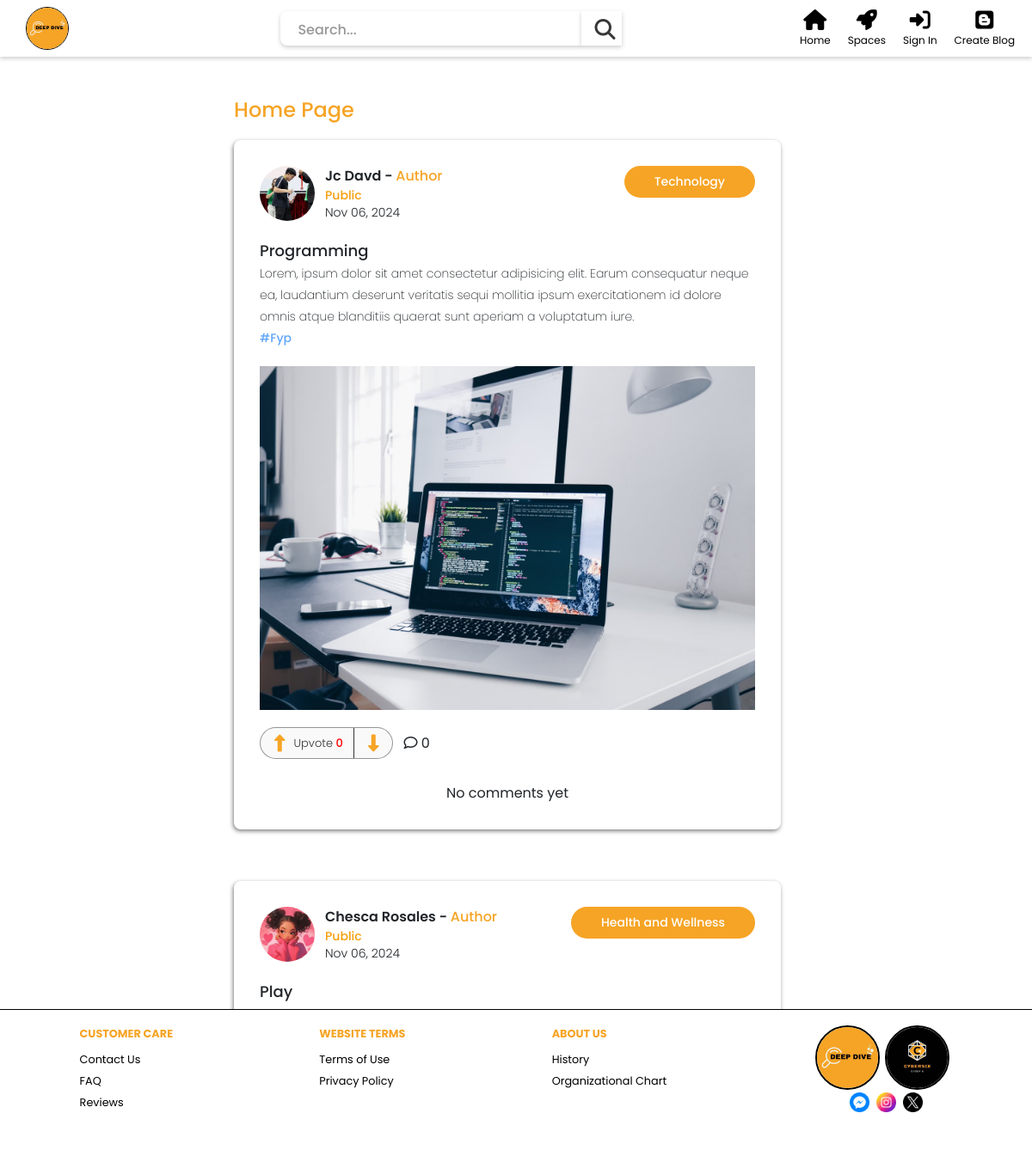
Page /components/homepage.php on the committed database.
### tables this page shows
CREATE TABLE `tbl_spaces_post` (
  `posted_id` int(11) NOT NULL,
  `post_title` varchar(255) NOT NULL,
  `posted_date` date NOT NULL,
  `posted_caption` varchar(255) NOT NULL,
  `posted_likes` int(11) DEFAULT 0,
  `posted_share` int(11) DEFAULT 0,
  `posted_img` varchar(255) NOT NULL,
  `posted_privacy` int(11) DEFAULT 1,
  `post_status` int(11) NOT NULL,
  `post_tags` varchar(255) DEFAULT NULL,
  `space_id` int(11) NOT NULL,
  `acc_id` int(11) NOT NULL
);

CREATE TABLE `tbl_account_details` (
  `acc_id` int(11) NOT NULL,
  `full_name` varchar(255) NOT NULL,
  `birthdate` date NOT NULL,
  `gender` varchar(100) NOT NULL,
  `job` varchar(255) DEFAULT NULL,
  `profile_img` varchar(255) DEFAULT NULL
);

CREATE TABLE `tbl_spaces` (
  `space_id` int(11) NOT NULL,
  `space_name` varchar(255) NOT NULL,
  `space_img` varchar(255) NOT NULL,
  `acc_id` int(11) NOT NULL
);

### components/homepage.php (the view, shortened to what this page needs)
<!DOCTYPE html>
<html lang="en">
<head>
    <link rel="stylesheet" href="../styles/header.css">
    <link rel="stylesheet" href="../styles/footer.css">
    <link rel="stylesheet" href="../styles/general.css">
    <link rel="stylesheet" href="../styles/Homepage.css">
    <script src="https://cdn.tailwindcss.com"></script>
    <link rel="stylesheet" href="https://unicons.iconscout.com/release/v4.0.0/css/line.css" />
    <link rel="stylesheet" href="https://cdnjs.cloudflare.com/ajax/libs/font-awesome/6.6.0/css/all.min.css" />
    <link href="https://cdn.jsdelivr.net/npm/bootstrap@5.3.0-alpha3/dist/css/bootstrap.min.css" rel="stylesheet">
</head>
<body>
    <?php include 'header.php'; ?>
    <main>
        <div class="center mt-2">
            <div style="display: flex; align-items: center; justify-content: center;">
                <div class="container">
                <h1>Home Page</h1>
                    <?php
                        $query = "SELECT tp.*, td.full_name, td.profile_img, td.job, tr.role_name, ts.space_id, ts.space_name, COUNT(tc.posted_id) AS total_comments FROM tbl_spaces_post tp
                        JOIN tbl_account ta ON tp.acc_id = ta.acc_id
                        JOIN tbl_account_details td ON tp.acc_id = td.acc_id
                        JOIN tbl_role tr ON ta.role_id = tr.role_id
                        JOIN tbl_spaces ts ON tp.space_id = ts.space_id
                        LEFT JOIN tbl_comments tc ON tp.posted_id = tc.posted_id
                        WHERE tp.posted_privacy = 1 AND tp.post_status = 1
                        GROUP BY tp.posted_id
                        ORDER BY tp.posted_date DESC";
                        $stmt = $conn->prepare($query);
                        $stmt->execute();
                        $result = $stmt->get_result();
                        while($row = $result->fetch_assoc()){
                            $dateFormated = date('M d, Y', strtotime($row["posted_date"]));
                    ?>
                    <div class="content">
                        <div class="post-details">
                            <div class="left">
                                <?php if (empty($row["profile_img"])): ?>
                                    <i class="fa-regular fa-circle-user" style="font-size: 50px;"></i>
                                <?php else: ?>
                                    <div class="h-16 w-16">
                                        <img src="<?php echo htmlspecialchars($row["profile_img"]); ?>" alt="Profile Image"
                                        class="h-full rounded-full w-full">
                                    </div>
                                <?php endif; ?>
                                <div class="user-details">
                                    <div class="name"><?php echo $row["full_name"] ?> - <span>Author</span></div>
                                    <?php
                                        if($row["posted_privacy"] == 1){
                                            echo '<div class="privacy font-medium text-sm text-amber-500">Public</div>';
                                        }else if($row["posted_privacy"] == 2){
                                            echo '<div class="privacy font-medium text-sm text-amber-500">Private</div>';
                                        }else{
                                            echo '<div class="privacy font-medium text-sm text-amber-500">Only me</div>';
                                        }
                                    ?>
                                    <div class="date"><?php echo $dateFormated ?></div>
                                </div>
                            </div>
                            <div>
                                <a href="./spacesPost.php?space_id=<?php echo $row["space_id"] ?>">
                                    <div class="right">
                                        <div>
                                            <?php echo $row["space_name"] ?>
                                        </div>
                                    </div>
                                </a>
                            </div>
                        </div>
                        <div class="post-description">
                            <div class="font-medium text-lg"><?php echo $row["post_title"] ?></div>
                            <?php echo $row["posted_caption"] ?>
                            <div class="font-medium text-blue-400"><?php echo $row["post_tags"] ?></div>
                        </div>
                        <div class="img-con">
                            <img src="<?php echo $row["posted_img"] ?>" alt="">
                        </div>
                        <div class="others-con">
                            <div class="likes">
                                <?php
                                    $queryLikes = "SELECT * FROM tbl_likes WHERE posted_id = ? AND acc_id = ?";
                                    $stmtLikes = $conn->prepare($queryLikes);
                                    $stmtLikes->bind_param("ii", $row["posted_id"], $user_id);
                                    $stmtLikes->execute();
                                    $resultLikes = $stmtLikes->get_result();
                                    $userHasUpvoted = $resultLikes->num_rows > 0;
                                ?>
                                <i class="fa-solid fa-up-long cursor-pointer upVote <?php echo $userHasUpvoted ? 'active' : ''; ?>"
                                data-posted-id="<?php echo $row['posted_id']; ?>"></i>
                                <div>Upvote <span style="color: red; font-weight:500;"><?php echo $row["posted_likes"]; ?></span></div>
                                <i class="fa-solid fa-down-long cursor-pointer downVote <?php echo $userHasUpvoted ? '' : ''; ?>"
                                data-posted-id="<?php echo $row['posted_id']; ?>"></i>
                            </div>
                            <div class="comments">
                                <i class="fa-regular fa-comment"></i>
                                <span class="total-comments"><?php echo $row["total_comments"] ?></span>
                            </div>
                        </div>
                        <div class="comment-div">
                            <div class="comments-con" data-posted-id="<?php echo $row["posted_id"] ?>">
                                <?php
                                    $query2 = "SELECT tc.*, td.full_name, td.profile_img FROM tbl_comments tc
                                    JOIN tbl_account ta ON tc.acc_id = ta.acc_id
                                    JOIN tbl_account_details td ON tc.acc_id = td.acc_id
                                    WHERE tc.posted_id = ?
                                    ORDER BY tc.comment_date ASC";
                                    $stmt2 = $conn->prepare($query2);
                                    $stmt2->bind_param("i", $row["posted_id"]);
                                    $stmt2->execute();
                                    $result2 = $stmt2->get_result();
                                    if($result2->num_rows > 0){
                                        while($row2 = $result2->fetch_assoc()){
                                            $dateFormated2 = date('M d, Y', strtotime($row2["comment_date"]));
                                    ?>
                                    <div class="flex justify-between gap-2 comment-container" data-comment-con-id="<?php echo $row2['comment_id']; ?>">
                                        <div class="comment">
                                            <a href="./profileDashboard.php?acc_id=<?php echo $row2["acc_id"] ?>">
                                                <div class="left">
                                                    <?php if (empty($row2["profile_img"])): ?>
                                                        <i class="fa-regular fa-circle-user"></i>
                                                    <?php else: ?>
                                                        <div class="h-16 w-16">
                                                            <img src="<?php echo htmlspecialchars($row2["profile_img"]); ?>" alt="Profile Image"
                                                            class="h-full rounded-full w-16">
                                                        </div>
                                                    <?php endif; ?>
                                                </div>
                                            </a>
                                        </div>
                                        <div class="right">
                                            <div class="flex gap-2 text-sm right-details">
                                                <div class="name"><?php echo $row2["full_name"] ?></div>
                                                <div class="date font-semibold"><?php echo $dateFormated2 ?></div>
                                            </div>
                                            <div class="modify-comment" data-comment-id="<?php echo $row2['comment_id']; ?>">
                                                <?php
                                                    if($row2["acc_id"] == $user_id){
                                                ?>
                                                <div class="comment-text"><?php echo $row2["comment"] ?></div>
                                                <div class="flex gap-2">
                                                    <div class="edit cursor-pointer">
                                                        <i class="fa-regular fa-edit text-blue-700 font-medium"></i>
                                                    </div>
                                                    <div class="delete delete-comment cursor-pointer">
                                                        <i class="fa-regular fa-trash-can text-red-700"></i>
                                                    </div>
                                                </div>
                                                <?php }else{ ?>
                                                    <div class="comment-text"><?php echo $row2["comment"] ?></div>
                                                <?php } ?>
                                            </div>
                                        </div>
                                    </div>
                                <?php } }else{ ?>
                                    <div class="no-comment text-center mt-2">No comments yet</div>
                                <?php } ?>
                            </div>
                        </div>
                    </div>
                    <?php } ?>
                </div>
            </div>
        </div>
    </main>
<?php include 'footer.php'; ?>
</body>
</html>

### styles/header.css (style rules this page uses)
.container { display: inline-block; margin-right: 15px; }

### styles/general.css (style rules this page uses)
body { margin: 0; padding: 0; }
* { font-family: "Poppins", sans-serif; box-sizing: border-box; margin: 0; transition: 0.3s ease; }
a { color: black; text-decoration: none; cursor: pointer; }
img { height: 100%; width: 100%; object-fit: cover; object-position: center; }

### styles/Homepage.css (style rules this page uses)
body { margin: 0; padding: 0; background: #f8f8f3; display: flex; flex-direction: column; height: 100vh; margin-top: 80px; }
.center { display: grid; grid-template-columns: 260px 1fr 280px; align-items: start; justify-content: space-between; width: 100%; }
.container h1 { color: #f6a425; font-size: 24px; font-weight: 500; margin-bottom: 20px; }
main .center .container { max-width: 800px; width: 100%; max-height: 1100px; overflow: auto; padding-top: 40px; }
.content { background-color: white; box-shadow: -1px 2px 5px 0px rgba(0,0,0,0.51); -webkit-box-shadow: -1px 2px 5px 0px rgba(0,0,0,0.51); -moz-box-shadow: -1px 2px 5px 0px rgba(0,0,0,0.51); border-radius: 8px; padding: 30px; margin-bottom: 60px; }
.content .post-details { display: flex; justify-content: space-between; align-items: start; margin-bottom: 20px; gap: 20px; }
.content .post-details .left { position: relative; display: flex; align-items: start; gap: 12px; cursor: pointer; }
.content .post-details .left .name { font-weight: 600; }
.content .post-details .left .name span { color: #f6a425; font-weight: 500; }
.content .post-details .left .date { font-weight: 300; font-size: 14px; }
.content .post-details .right { padding: 8px 35px; background-color: #f6a425; color: white; border-radius: 50px; font-weight: 500; font-size: 14px; }
.content .img-con { height: 400px; }
.content .img-con img { object-fit: cover; height: 100%; width: 100%; }
.content .post-description { font-size: 14px; font-weight: 200; margin-bottom: 20px; line-height: 25px; }
.content .others-con { margin-top: 20px; display: flex; align-items: center; gap: 12px; }
.content .others-con .likes { display: flex; align-items: center; gap: 10px; background-color: rgba(224, 224, 224, 0.2); border-radius: 50px; font-size: 14px; padding: 0 10px; color: rgb(52, 52, 52); border: 1px solid rgba(52, 52, 52, 0.5); }
.content .others-con .likes i { font-size: 20px; padding: 0 6px; color: #f6a425; }
.content .others-con .likes div { padding-right: 12px; padding-top: 8px; padding-bottom: 8px; border: none; border-right: 1px solid rgb(52, 52, 52); font-weight: 300; font-size: 13px; }
.content .others-con .likes .fa-up-long { padding-right: 0; }
.comment-div { max-height: 500px; overflow: auto; }
.comments-con { margin-top: 20px; display: flex; flex-direction: column; gap: 20px; }

### rows in the picture
tbl_spaces_post: tbl_account_details.profile_img (picture), tbl_account_details.full_name "Jc Davd", posted_privacy "Public", posted_date "Nov 06, 2024", space.space_name "Technology", post_title "Programming", posted_caption "Lorem, ipsum dolor sit amet consectetur adipisicing elit. Earum consequatur neque ea, laudantium deserunt veritatis sequi mollitia ipsum exercitationem id dolore omnis atque blanditiis quaerat sunt aperiam a voluptatum iure.", post_tags "#Fyp", posted_img (picture), posted_likes "0", total_comments "0", shows "No comments yet"
tbl_spaces_post: tbl_account_details.profile_img (picture), tbl_account_details.full_name "Chesca Rosales", posted_privacy "Public", posted_date "Nov 06, 2024", space.space_name "Health and Wellness", post_title "Play"
